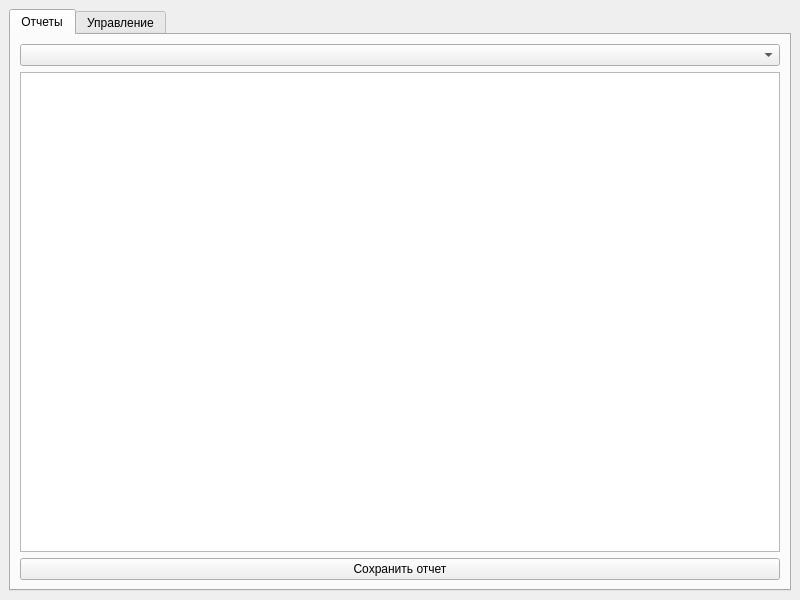
<?xml version="1.0" encoding="UTF-8"?>
<ui version="4.0">
 <class>MainWindow</class>
 <widget class="QMainWindow" name="MainWindow">
  <property name="geometry">
   <rect>
    <x>0</x>
    <y>0</y>
    <width>800</width>
    <height>600</height>
   </rect>
  </property>
  <property name="windowTitle">
   <string>MainWindow</string>
  </property>
  <widget class="QWidget" name="centralwidget">
   <layout class="QGridLayout" name="gridLayout">
    <item row="0" column="0">
     <widget class="QTabWidget" name="tabWidget">
      <property name="currentIndex">
       <number>0</number>
      </property>
      <widget class="QWidget" name="tab">
       <attribute name="title">
        <string>Отчеты</string>
       </attribute>
       <layout class="QVBoxLayout" name="verticalLayout">
        <item>
         <widget class="QComboBox" name="comboBox">
          <property name="editable">
           <bool>false</bool>
          </property>
         </widget>
        </item>
        <item>
         <layout class="QFormLayout" name="formLayout_2"/>
        </item>
        <item>
         <widget class="QTableView" name="tableView"/>
        </item>
        <item>
         <widget class="QPushButton" name="pushButton">
          <property name="text">
           <string>Сохранить отчет</string>
          </property>
         </widget>
        </item>
       </layout>
      </widget>
      <widget class="QWidget" name="tab_2">
       <attribute name="title">
        <string>Управление</string>
       </attribute>
       <layout class="QGridLayout" name="gridLayout_2">
        <item row="0" column="0">
         <widget class="QComboBox" name="comboBox_2"/>
        </item>
        <item row="1" column="0">
         <widget class="QTableView" name="tableView_2"/>
        </item>
        <item row="2" column="0">
         <widget class="QPushButton" name="pushButton_2">
          <property name="text">
           <string>Добавить</string>
          </property>
         </widget>
        </item>
       </layout>
      </widget>
     </widget>
    </item>
   </layout>
  </widget>
 </widget>
 <resources/>
 <connections/>
</ui>
